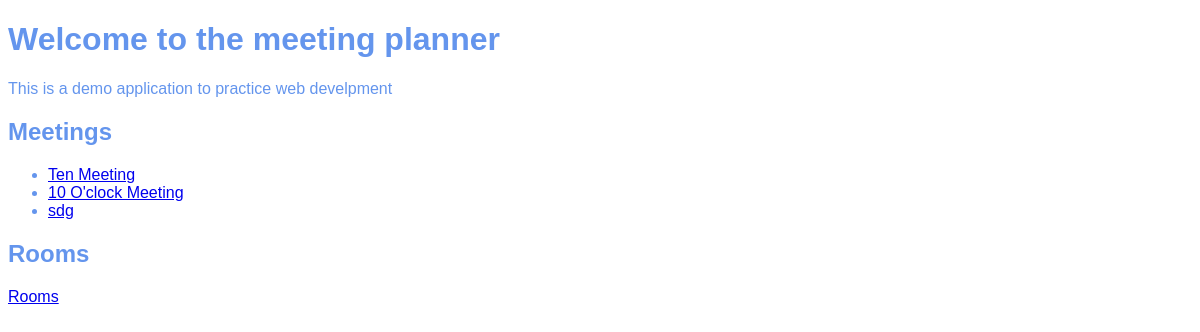
Before: / with the older database file.
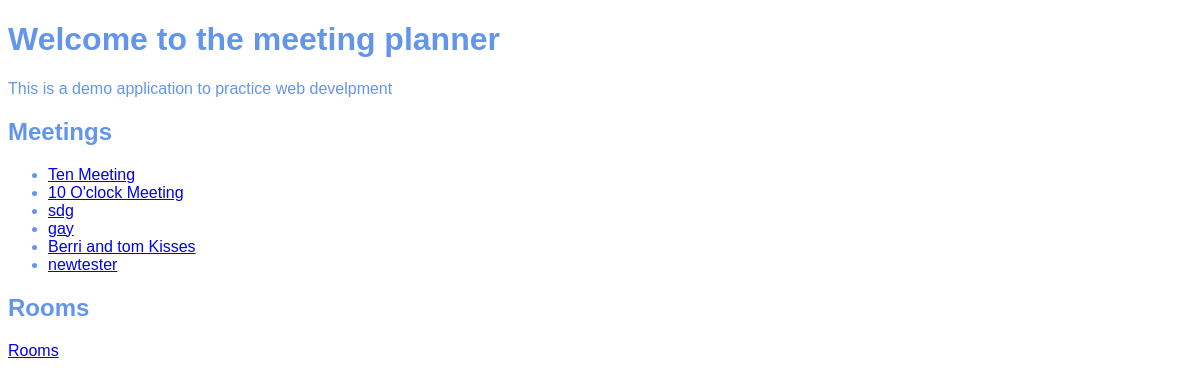
After: the same page with the newer database file.
### meetings/models.py (models this page shows)
class Meeting(models.Model):
    title = models.CharField(max_length=200)
    date = models.DateField()
    start_time = models.TimeField(default=time(9))
    duration = models.IntegerField(default=1)

### website/views.py (the view)
# urls.py: path('', welcome, name="welcome"),
def welcome(request):
    return render(request, "website/welcome.html", {'meetings': Meeting.objects.all()})

### website/templates/website/welcome.html (shortened to what this page needs)
{% extends "base.html" %}
{% block content %}
    <h1> Welcome to the meeting planner </h1>
    <p>
        This is a demo application to practice web develpment
    </p>
    <h2> Meetings </h2>
    <ul>
        {% for meeting in meetings %}
            <li>
                <a href="{% url 'detail' meeting.id %}" >
                    {{ meeting.title }}
                </a>
            </li>
        {% endfor %}
    </ul>
    <h2> Rooms </h2>
    <a href="{% url 'room' %}"> Rooms </a>
{% endblock %}

### website/templates/base.html (shortened to what this page needs)
{% load static %}
<!DOCTYPE html>
<html lang="en">
<head>
        <link rel="stylesheet"
          href="{% static 'website/style.css' %}">
</head>
<body>
    {% block content %}
    {% endblock %}
</body>
</html>

### website/static/website/style.css (style rules this page uses)
body { font-family: sans-serif; color: cornflowerblue; background-colour: grey; }

Changed rows visible on the page:
added Meeting: title "gay"
added Meeting: title "Berri and tom Kisses"
added Meeting: title "newtester"
